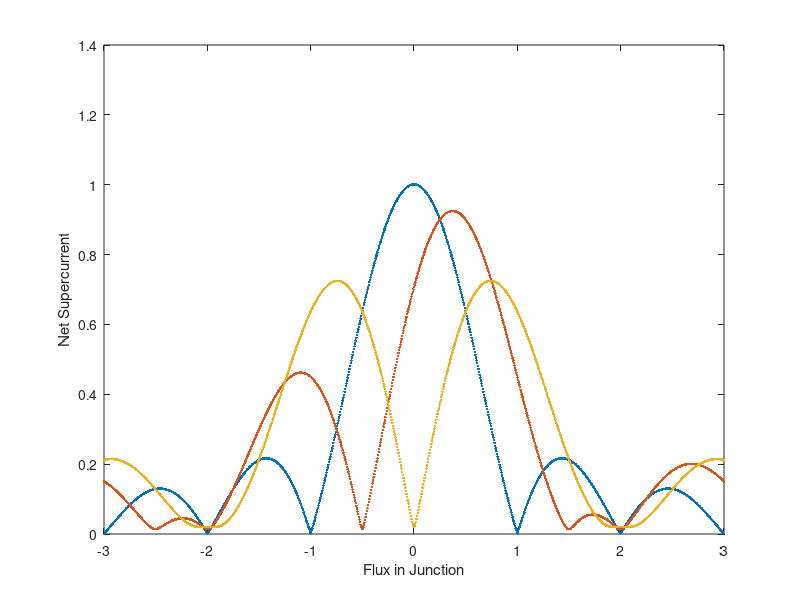

The MATLAB script that drew this image:


%The program splits a single junciton up into xmax discrete sections.  Each
%section has a supercurrent density, and a phase difference that is
%contributed to by the field (PhaseF), and an arbitrary phase set at x=1
%called Phase1.  For each value of field and Phase1 the supercurrent at
%each point is calculated and the net supercurrent (sum along the junction)
%is calcualted to find the supercurrent carried at that phase and that
%field.  To find the maximum supercurrent for a given field, the max of
%that vector is taken, and can be plotted against the magnetic field.  This
%is the exact measurment of the critical current vs field that we do in the
%lab.  


%For Version 2, a geometrical loop was added so that the supercurrent vs
%field plot could include different amounts of phase shift for a determined
%portion of the junction.


%%

clear;
clc;
close all;
%% Defining the Parameters of the Simulaiton

%Dividing the junction up into discrete sections
xmax=51;
x(1,:)=(1:xmax);



    %Phase Loop parameters
    p=1;
    pmax=101;
    Phase1Min=0*pi;
    Phase1Max=2*pi;


    %Flux Loop Parameters
    f=1;
    fmax=1001;
    FluxinJuncMin=-3;
    FluxinJuncMax=3;


    %geometrical Phase Loop Parameters
    g=1;
    gmax=3;
    PhaseGMin=0;
    PhaseGMax=pi;



%Pre Allocating memory to the arrays to decrease runtime
Phase1=zeros(1,pmax);
PhaseG=zeros(1,xmax);
PhaseGShift=zeros(1,gmax);
FluxinJunc=zeros(1,fmax);

SCurrent=zeros(xmax,pmax,fmax);
SCurrentNet=zeros(1,pmax);
MaxSCurrentNet=zeros(fmax,gmax);


%% Loops for running the simulation (Meat of the Simulation)

%Geometrical factor Loop
%Define the loop setp size, then run the for loop
PhaseGSS=(PhaseGMax-PhaseGMin)/(gmax-1);
for g=1:gmax
    PhaseGShift(g)=PhaseGMin+(g-1)*PhaseGSS;
    
    %Defining the geometrical(intrinsic) phase shift in the junction
    PhaseG(1,1:round(xmax/2))=0;
    PhaseG(1,1:xmax-round(xmax/2))=PhaseGShift(g);
    
    SCurrentDensityNoise=(2*rand(1,xmax)-1);
    SCurrentDensity=ones(1,xmax)+.01*(SCurrentDensityNoise);

    %Field Contribution to the Phase 
    %Define the loop setp size, then run the for loop
    FluxinJuncSS=(FluxinJuncMax-FluxinJuncMin)/(fmax-1);
    for f=1:fmax

        FluxinJunc(f)=FluxinJuncMin+(f-1)*FluxinJuncSS;
        PhaseF=2*pi*x./xmax*FluxinJunc(f);
        
        %Phase1 Loop of externally set phase in 
        %Define the loop setp size, then run the for loop
        Phase1SSS=(Phase1Max-Phase1Min)/(pmax-1);
        for p=1:pmax

            Phase1(p)=Phase1Min+(p-1)*Phase1SSS;

            SCurrent=SCurrentDensity.*sin(PhaseF+Phase1(p)+PhaseG);
            SCurrentNet(p)=sum(SCurrent)/xmax;


        end

        MaxSCurrentNet(f,g)=max(SCurrentNet);

    end

end

figure
plot(FluxinJunc,MaxSCurrentNet,'.')
xlabel('Flux in Junction');ylabel('Net Supercurrent');





    




